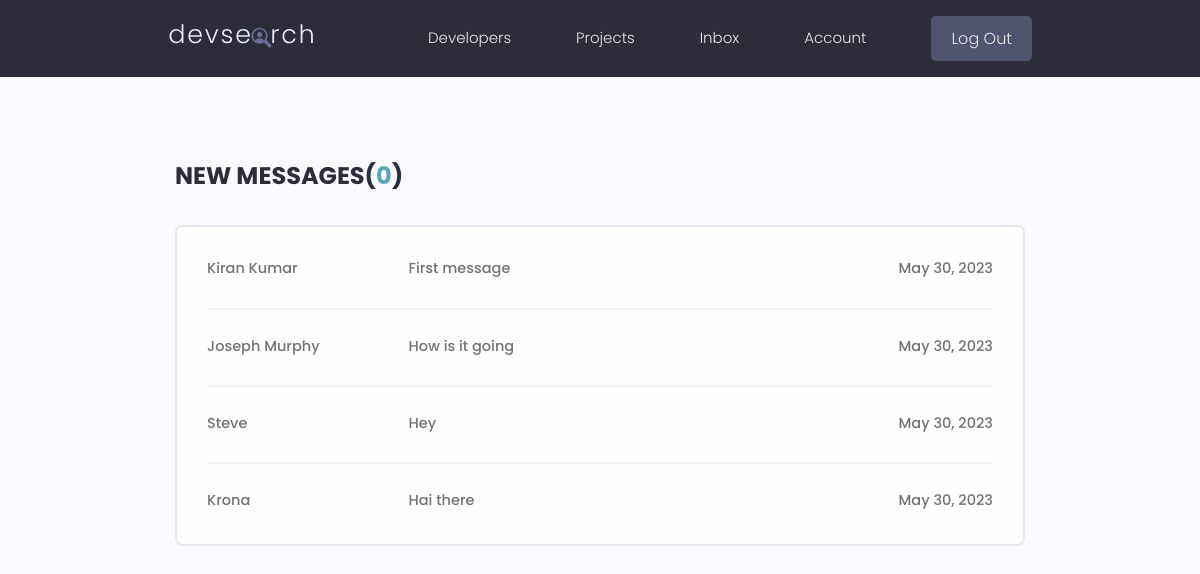
The page /inbox/ (signed in) on the database its author committed.
### users/models.py (models this page shows, shortened)
class Message(models.Model):
    sender = models.ForeignKey(Profile, on_delete=models.SET_NULL, null=True, blank=True)
    recipient = models.ForeignKey(Profile, on_delete=models.SET_NULL, null=True, blank=True, related_name="messages")
    name = models.CharField(max_length=200, null=True, blank=True)
    email = models.EmailField(max_length=200, null=True, blank=True)
    subject = models.CharField(max_length=200, null=True, blank=True)
    body = models.TextField()
    is_read = models.BooleanField(default=False, null=True)
    created = models.DateField(auto_now_add=True)
    id = models.UUIDField(default=uuid.uuid4, unique=True, primary_key=True, editable=False)
    class Meta:
        ordering = ['is_read', '-created']

### users/views.py (the view)
# urls.py: path('inbox/', views.inbox, name="inbox"),
@login_required(login_url='login')
def inbox(request):
    profile = request.user.profile
    messageRequests = profile.messages.all()
    unreadCount = messageRequests.filter(is_read=False).count()
    context = {'messageRequests' : messageRequests, 'unreadCount' : unreadCount }
    return render(request, 'users/inbox.html',context)

### users/templates/users/inbox.html
 {% extends 'main.html' %}
 {% block content %}
  <main class="inbox my-xl">
    <div class="content-box">
      <h3 class="inbox__title">New Messages(<span>{{unreadCount}}</span>)</h3>
      <ul class="messages">
        {% for message in messageRequests %}
        {% if message.is_read == False %}
        <li class="message message--unread">
        {% else %}
        <li class="message">
        {% endif %}
          <a href="{% url 'message' message.id %}">
            <span class="message__author">{{message.name}}</span>
            <span class="message__subject">{{message.subject}}</span>
            <span class="message__date">{{message.created}}</span>
          </a>
        </li>
        {% endfor %}
      </ul>
    </div>
  </main>
 {% endblock content %}

### static/styles/app.css (style rules this page uses)
:root { --color-sub: #2d2d39; }
.content-box { width: 95%; max-width: 85rem; margin: 0 auto; }
.inbox { height: 90vh; }
.inbox__title, .inbox__title span { font-size: 2.4rem; font-weight: 700; color: var(--color-sub); text-transform: uppercase; text-align: left; margin-bottom: 3rem; }
.inbox__title span { color: var(--color-main); }
.messages { list-style: none; background: var(--color-white); padding: 0.5rem 3rem; border: 2px solid var(--color-light); border-radius: 0.7rem; }
.message { padding: 2.5rem 0; }
.message > a span { font-size: 1.45rem; font-weight: 500; }
.message:not(:last-child) { border-bottom: 2px solid var(--color-white-light); }
.message > a { display: flex; gap: 1rem; }
.message__author, .message__date { flex-basis: 25%; }
.message__subject { flex-basis: 50%; }
.message__date { text-align: right; }

### static/uikit/styles/modules/_variables.css (style rules this page uses)
:root { --color-main: #5aa5b9; --color-main-light: #e6faff; --color-sub: #3f4156; --color-sub-light: #51546e; --color-sub-lighter: #ededfd; --color-text: #737373; --color-gray: #8b8b8b; --color-light: #e5e7eb; --color-light-gray: #767676; --color-bg: #f8fafd; --color-white: #fffefd; --color-white-light: #f3f3f3; --color-success: #359e64; --color-success-bg: #def8e8; --color-error: #fc4b0b; --color-error-bg: #fff2ee; --font-base: 'Poppins', arial, helvetica, 'Segoe UI', roboto, ubuntu, sans-serif; --font-monospace: 'Fira Code', 'Courier New', courier, monospace; --font-regular: 300; --font-medium: 500; --font-bold: 700; --generic-shadow: 1px 1px 5px #00000010; --generic-transition: all 0.3s ease-in-out; }

### static/uikit/styles/modules/_base.css (style rules this page uses)
* { margin: 0; padding: 0; box-sizing: border-box; text-rendering: optimizeLegibility; color: inherit; font-size: inherit; }
html { font-size: 50%; }
@media only screen and (min-width: 480px) { html { font-size: 56.25%; } }
@media only screen and (min-width: 1200px) { html { font-size: 62.5%; } }
body { line-height: 1.6; font-weight: 400; font-size: 1.5rem; color: var(--color-text); background-color: var(--color-bg); min-height: 100vh; }

### static/uikit/styles/modules/_typography.css (style rules this page uses)
* { font-family: var(--font-base); }
h3 { font-size: 3.2rem; font-weight: var(--font-medium); }
p, span, strong { font-size: 1.6rem; color: var(--color-text); font-weight: var(--font-regular); }
a { padding-bottom: 2px; text-decoration: none; display: inline-block; color: var(--color-main); font-weight: var(--font-medium); }

### static/uikit/styles/modules/_utilities.css (style rules this page uses)
.my-xl { margin: 8rem auto; }

### rows shown on the page
Message: name "Kiran Kumar", subject "First message", created "May 30, 2023"
Message: name "Joseph Murphy", subject "How is it going", created "May 30, 2023"
Message: name "Steve", subject "Hey", created "May 30, 2023"
Message: name "Krona", subject "Hai there", created "May 30, 2023"

### other values the page prints
{{ unreadCount }} "0"
